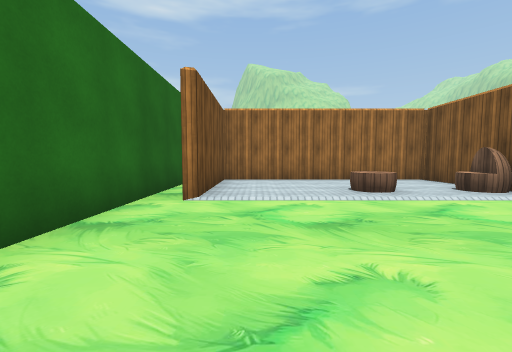
View 1 (above)

24 first-person views from a walk through a scene from a Unity 3-D project. The camera is 1.2 m above the floor, tilts 4° down and sees 90° across. The floor is counted in squares, 2 m on a side. Each view is taken from the middle of a square. On the plan, view 1 faces up. The plan holds only what a view shows up to about 9 squares ahead; the rest is blank. The place goes on beyond the plan. The player is left out. Some surface patterns are stand-ins.

View 2
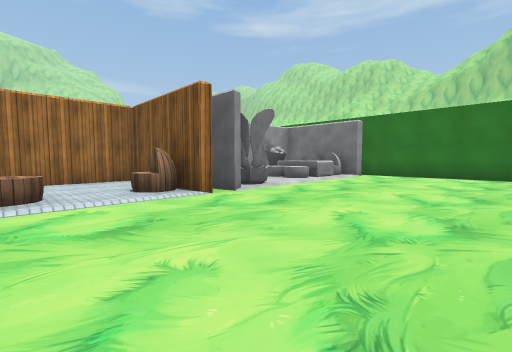

View 3
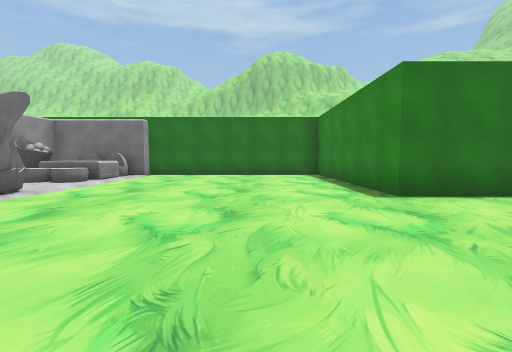

View 4
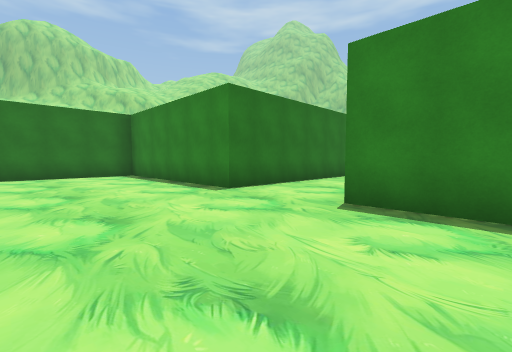

View 5
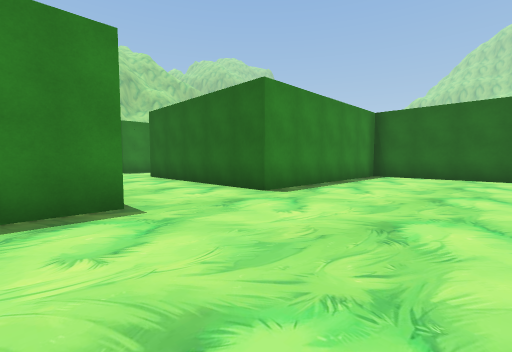

View 6
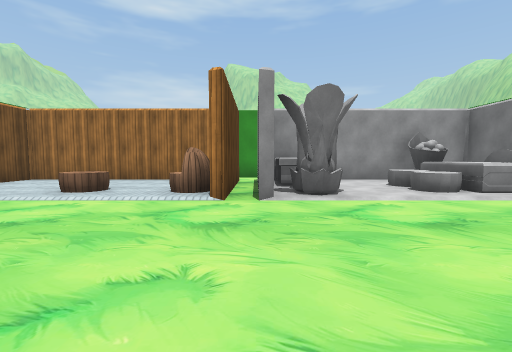

View 7
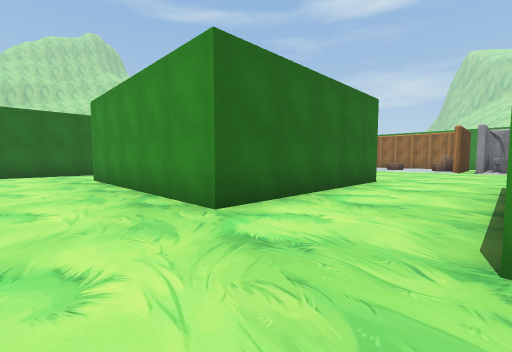

View 8
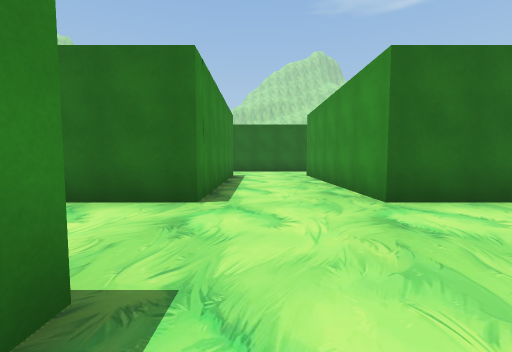

View 9
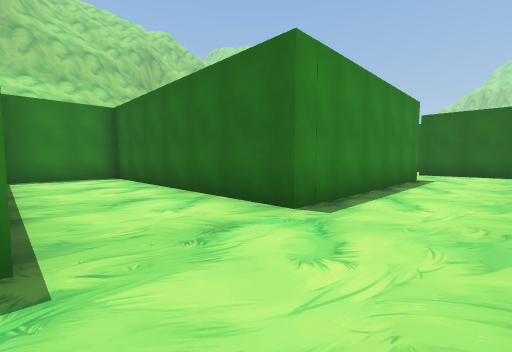

View 10
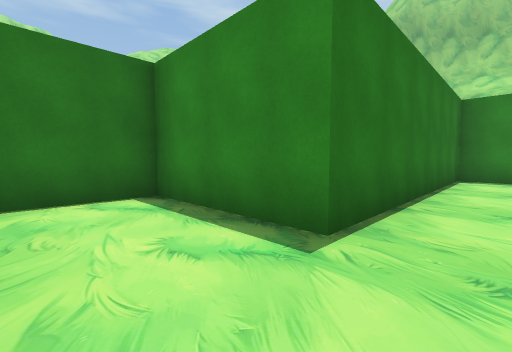

View 11
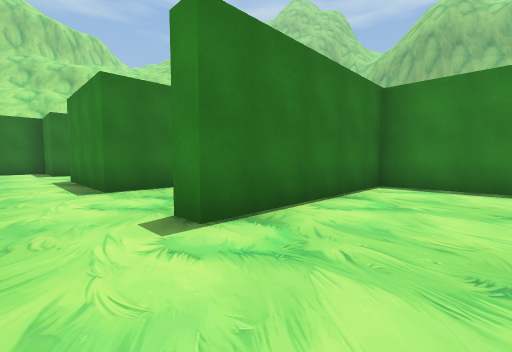

View 12
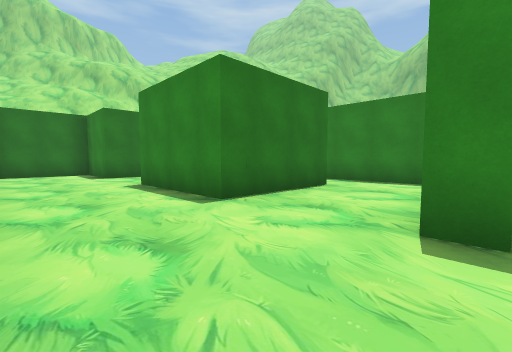

View 13
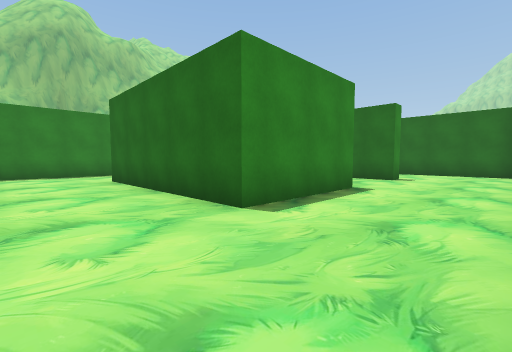

View 14
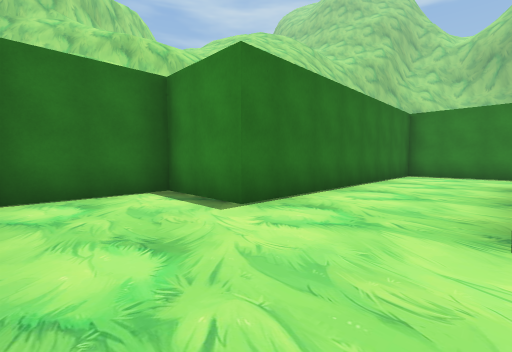

View 15
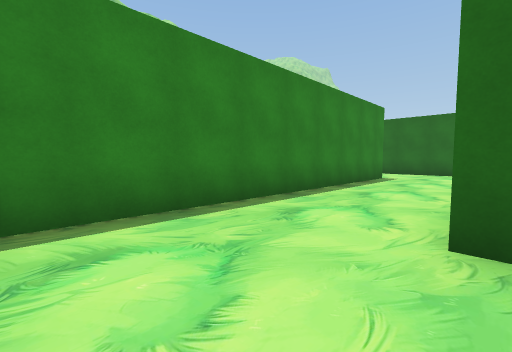

View 16
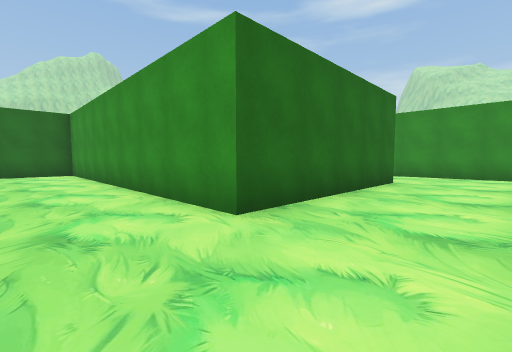

View 17
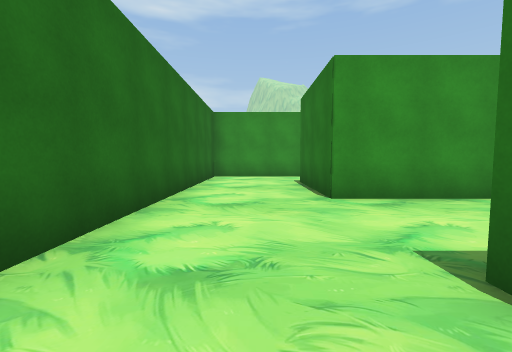

View 18
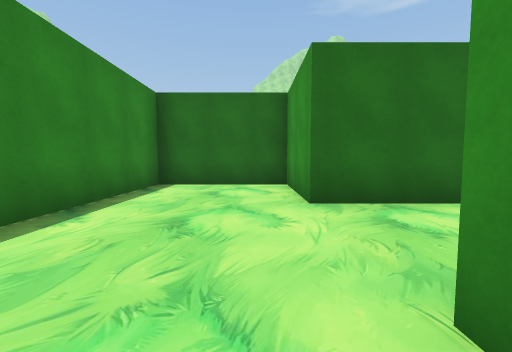

View 19
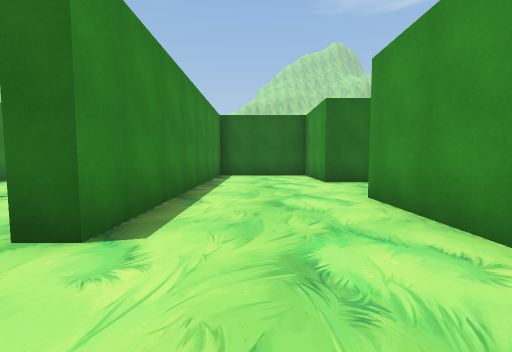

View 20
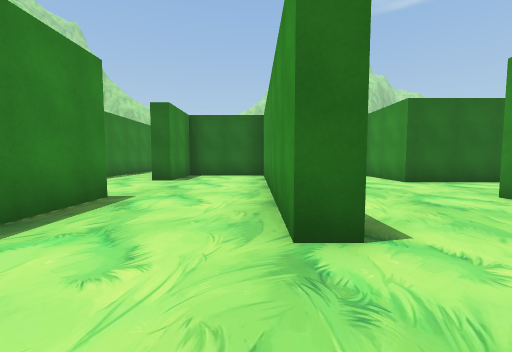

View 21
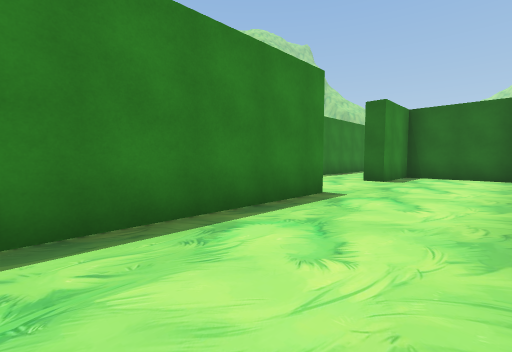

View 22
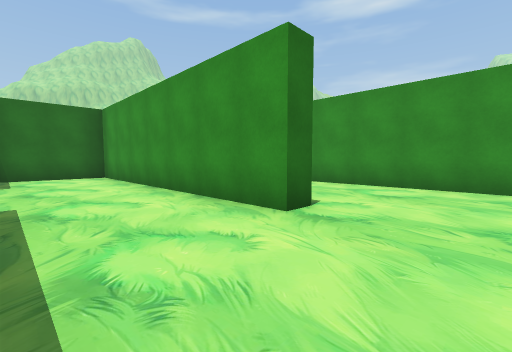

View 23
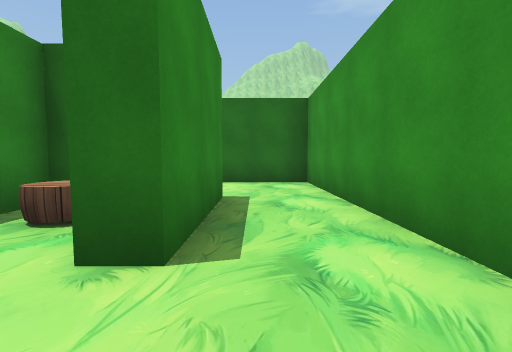

View 24
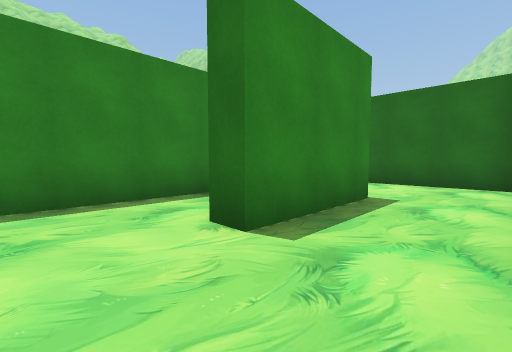

### Floor plan
Ten units are one square. View 1 is at (0, 0); x grows to the right and y downward. Boxes are objects, and circles mark ways between rooms. Rooms are numbered by the first view taken in them; rooms with no view inside come last. Other rooms are left out.
<svg viewBox="-73 -74 273 249">
<path fill="none" stroke="#000" d="M8 27 -43 27 -43 103 -68 103 -68 132 -15 132M60 72 60 22 112 22 112 -36M50 -35 50 -51M43 -44 43 -66 -8 -66 -8 -36M-20 98 36 98 36 163 60 163 60 98M-17 -59 -17 22 36 22 36 72 -19 72 -19 45 6 45M46 -69 46 -35M104 -36 104 -66 54 -66M60 98 90 98 90 53M120 84 120 53 150 53 150 103 65 103 65 122M90 53 95 53 95 65M104 98 114 98M65 30 65 52M89 127 175 127 175 53 195 53 195 29M170 27 141 27M21 103 -20 103M-15 132 2 132M-20 163 21 163M2 132 2 137 -68 137 -68 163 -48 163M6 45 6 51M-15 67 21 67"/>
<rect x="15" y="-55" width="10" height="20" fill="#bbb"><title>chair</title></rect>
<rect x="35" y="-45" width="10" height="10" fill="#bbb"><title>chair</title></rect>
<rect x="55" y="-45" width="10" height="10" fill="#bbb"><title>other object</title></rect>
<rect x="55" y="-65" width="10" height="20" fill="#bbb"><title>bed</title></rect>
<rect x="75" y="-45" width="10" height="10" fill="#bbb"><title>chair</title></rect>
<rect x="75" y="-55" width="10" height="10" fill="#bbb"><title>chair</title></rect>
<rect x="85" y="-55" width="10" height="20" fill="#bbb"><title>other object</title></rect>
<rect x="85" y="-65" width="10" height="10" fill="#bbb"><title>lamp</title></rect>
<rect x="95" y="-45" width="10" height="10" fill="#bbb"><title>chair</title></rect>
<rect x="95" y="-55" width="10" height="10" fill="#bbb"><title>chair</title></rect>
<rect x="-15" y="55" width="20" height="10" fill="#bbb"><title>chair</title></rect>
<circle cx="60" cy="85" r="3" fill="#2a7"/>
<circle cx="-5" cy="115" r="3" fill="#2a7"/>
<circle cx="15" cy="50" r="3" fill="#2a7"/>
<circle cx="75" cy="65" r="3" fill="#2a7"/>
<circle cx="15" cy="130" r="3" fill="#2a7"/>
<text x="20" y="30">1</text>
<text x="70" y="80">2</text>
<text x="110" y="70">3</text>
<text x="0" y="110">4</text>
<text x="-20" y="150">5</text>
<text x="10" y="60">6</text>
</svg>
Room 1 opens to room 2. Room 1 opens to room 4. Room 1 opens to room 6. Room 2 opens to room 3. Room 4 opens to room 5.

Where each view was taken, in squares from view 1:
view 1: 0 up, 0 right, facing up
view 2: 0 up, 2 right, facing up-right
view 3: 0 up, 2 right, facing right
view 4: 1 up, 2 right, facing down-right
view 5: 1 up, 7 right, facing down-left
view 6: 0 up, 5 right, facing up
view 7: 9 down, 6 right, facing up-left
view 8: 9 down, 7 right, facing left
view 9: 8 down, 6 right, facing down-left
view 10: 8 down, 5 right, facing down-right
view 11: 4 down, 7 right, facing down-right
view 12: 3 down, 9 right, facing down-right
view 13: 3 down, 17 right, facing down-left
view 14: 3 down, 15 right, facing down-right
view 15: 10 down, 17 right, facing down-left
view 16: 12 down, 17 right, facing up-left
view 17: 11 down, 3 left, facing up
view 18: 11 down, 1 left, facing left
view 19: 12 down, 2 right, facing left
view 20: 14 down, 2 right, facing left
view 21: 14 down, 2 right, facing down-left
view 22: 16 down, 2 right, facing up-left
view 23: 4 down, 2 right, facing left
view 24: 3 down, 2 right, facing down-left
